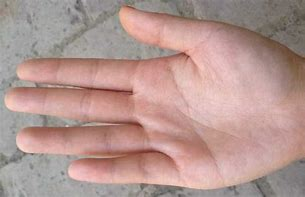
#> input picture machlineLearn/RealCases/palm.png, 305 x 197 px
$ python hands_palmlines.py
#> lines starting #> are read from the running program, lines starting #| are printed output that depends on the picture; after the words box and inside, x2 and y2 are one past the last pixel; in counts of white or black regions, pixels touching at a corner belong together
import cv2

img = cv2.imread('palm.png')
#> img is the input picture: shape (197, 305, 3); mean B, G, R 144.6, 150.3, 179.8
cv2.imshow("original hands:", img)
cv2.waitKey()

gray = cv2.cvtColor(img, cv2.COLOR_BGR2GRAY)
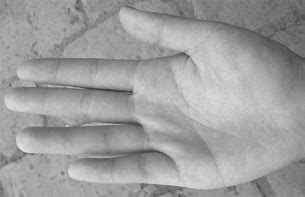
#> gray: shape (197, 305); min 55, max 230, mean 158.5

# 用过滤算法canny边缘检测器找出掌纹
edges = cv2.Canny(gray, 85, 120, apertureSize=3)
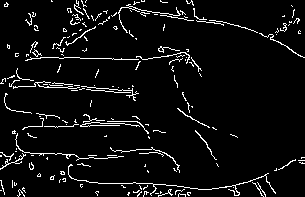
#> edges: shape (197, 305); 5.6% white in thin lines or dots
cv2.imshow("edges in palm :", edges)
cv2.waitKey()
# 反转颜色，使得识别出来的掌纹线时黑色的
edges = cv2.bitwise_not(edges)
#> edges: shape (197, 305); 94.4% white; black in thin lines or dots
cv2.imshow("revert in edges :", edges)
cv2.waitKey()

cv2.imwrite('palmlines.png', edges)
palmlines = cv2.imread('palmlines.png')
#> palmlines: shape (197, 305, 3); 94.4% white; black in thin lines or dots
img = cv2.addWeighted(palmlines, 0.3, img, 0.7, 0)
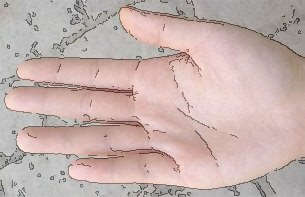
#> img: shape (197, 305, 3); mean B, G, R 173.5, 177.4, 198
cv2.imshow("final palmlines:", img)
cv2.waitKey()
